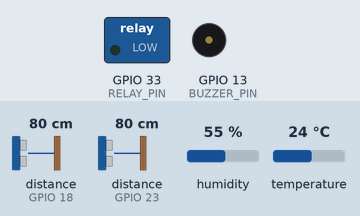
Simulated run of this sketch. Board: ESP32. On the bench: switched loads named in the sketch (green lamp = pin HIGH), buzzer (waves = sounding, pin HIGH). Wiring (inferred from the names in the program): 2 × ultrasonic range finder: trigger GPIO 5, echo GPIO 18 / trigger GPIO 19, echo GPIO 23. The test bench sets the inputs (shaded band); at power-on: distance to the obstacle (sensors on GPIO 18, GPIO 23) 80 cm, humidity 55 %, temperature 24 °C. The echo pulse lasts 58.3 µs per cm; WiFi joins after 1.5 s; servers stay silent unless stated; pins used as bus, display or sensor lines are not drawn; what the sketch prints to the serial monitor is not drawn.

Above: at 0.1 s.
At 2.9 s:
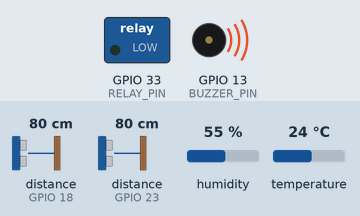
Timing chart, 0 to 4.4 s (numbered marks = the images above):
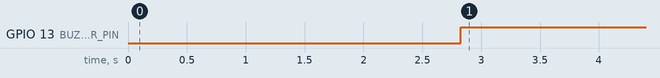

The sketch:

KandangAyamESP32_Persen.ino
```cpp
#define BLYNK_TEMPLATE_ID "TMPL6LDCfxaFV"
#define BLYNK_TEMPLATE_NAME "Kandang Ayam"
#define BLYNK_AUTH_TOKEN "cix4z8n7umkWXcnCHb_P6B6og6HznQh3"

#include <WiFi.h>
#include <WiFiClient.h>
#include <BlynkSimpleEsp32.h>
#include <DHT22.h>
#include <Wire.h>
#include <RTClib.h>

// WiFi credentials
char ssid[] = "WISMA WIJAYA";
char pass[] = "12345678";

// Pin configuration
#define DHTPIN 4
#define DHTTYPE DHT22
#define BUZZER_PIN 13
#define RELAY_PIN 33

#define TRIG_PAKAN 5
#define ECHO_PAKAN 18
#define TRIG_AIR 19
#define ECHO_AIR 23

DHT22 dht(DHTPIN);
RTC_DS3231 rtc;

// Virtual Pins Blynk
#define VP_TEMP V0
#define VP_HUMID V1
#define VP_PAKAN V2
#define VP_AIR V3
#define VP_LAMP_SWITCH V4

BlynkTimer timer;

void setupUltrasonic(int trigPin, int echoPin) {
  pinMode(trigPin, OUTPUT);
  pinMode(echoPin, INPUT);
}

long readDistance(int trigPin, int echoPin) {
  digitalWrite(trigPin, LOW);
  delayMicroseconds(2);
  digitalWrite(trigPin, HIGH);
  delayMicroseconds(10);
  digitalWrite(trigPin, LOW);
  return pulseIn(echoPin, HIGH) * 0.034 / 2;
}

void readSensor()
{
  float temp = dht.getTemperature();
  float humid = dht.getHumidity();
  long distPakan = readDistance(TRIG_PAKAN, ECHO_PAKAN);
  long distAir = readDistance(TRIG_AIR, ECHO_AIR);
  // DateTime now = rtc.now();

  int persentasePakan = constrain(map(distPakan, 20, 2, 0, 100), 0, 100);
  int persentaseAir = constrain(map(distAir, 20, 2, 0, 100), 0, 100);

  // temp = 28;
  // humid = 80;
  Serial.print("Humidity : ");
  Serial.print(humid);
  Serial.print("  |temp : ");
  Serial.print(temp);
  Serial.print("  |Pakan: ");
  Serial.print(persentasePakan);
  Serial.print("% | Air: ");
  Serial.print(persentaseAir);
  Serial.println("%");

}

void sendSensor() {
  float temp = dht.getTemperature();
  float humid = dht.getHumidity();
  long distPakan = readDistance(TRIG_PAKAN, ECHO_PAKAN);
  long distAir = readDistance(TRIG_AIR, ECHO_AIR);
  // DateTime now = rtc.now();

  int persentasePakan = constrain(map(distPakan, 20, 2, 0, 100), 0, 100);
  int persentaseAir = constrain(map(distAir, 20, 2, 0, 100), 0, 100);

  temp = 28;
  humid = 80;
  Serial.print("Pakan: ");
  Serial.print(persentasePakan);
  Serial.print("% | Air: ");
  Serial.print(persentaseAir);
  Serial.println("%");

  Blynk.virtualWrite(VP_TEMP, temp);
  Blynk.virtualWrite(VP_HUMID, humid);
  Blynk.virtualWrite(VP_PAKAN, persentasePakan);
  Blynk.virtualWrite(VP_AIR, persentaseAir);

  if (temp > 35 || humid < 40) {
    digitalWrite(BUZZER_PIN, HIGH);
  } else {
    digitalWrite(BUZZER_PIN, LOW);
  }

  if (persentasePakan < 30 || persentaseAir < 30) {
    digitalWrite(BUZZER_PIN, HIGH);
  } else {
    digitalWrite(BUZZER_PIN, LOW);
  }
}

BLYNK_WRITE(VP_LAMP_SWITCH) {
  int lampState = param.asInt();
  // digitalWrite(RELAY_PIN, lampState);
  Serial.println(lampState);
  if(lampState==0)
  {
    digitalWrite(RELAY_PIN, HIGH);
  }
  else {
    digitalWrite(RELAY_PIN, LOW);
  }

}

void connectToWiFi() {
  Serial.print("Menghubungkan ke WiFi");
  WiFi.begin(ssid, pass);
  int retry = 0;
  while (WiFi.status() != WL_CONNECTED && retry < 20) {
    delay(500);
    Serial.print(".");
    retry++;
  }

  if (WiFi.status() == WL_CONNECTED) {
    Serial.println("\nWiFi terhubung!");
    Serial.print("IP Address: ");
    Serial.println(WiFi.localIP());
  } else {
    Serial.println("\nGagal koneksi WiFi.");
  }
}

void checkConnection() {
  if (WiFi.status() != WL_CONNECTED) {
    Serial.println("WiFi terputus! Mencoba koneksi ulang...");
    connectToWiFi();
  }

  if (!Blynk.connected()) {
    Serial.println("Blynk tidak terhubung! Mencoba koneksi ulang...");
    Blynk.connect();
  }

  if (WiFi.status() == WL_CONNECTED && Blynk.connected()) {
    Serial.println("Koneksi ke WiFi dan Blynk OK.");
  }
}

void setup() {
  Serial.begin(115200);
  pinMode(BUZZER_PIN, OUTPUT);
  pinMode(RELAY_PIN, OUTPUT);
  setupUltrasonic(TRIG_PAKAN, ECHO_PAKAN);
  setupUltrasonic(TRIG_AIR, ECHO_AIR);
  // rtc.begin();

  connectToWiFi();                    // Mulai WiFi manual
  Blynk.config(BLYNK_AUTH_TOKEN);    // Konfigurasi token
  Blynk.connect();                   // Mulai koneksi Blynk manual

  timer.setInterval(1000L, sendSensor);
  timer.setInterval(10000L, checkConnection);
}

void loop() {
  Blynk.run();
  timer.run();
  // readSensor();
}
```

Measured:
- by itself, GPIO 13 (BUZZER_PIN): LOW → HIGH at 2.8 s
